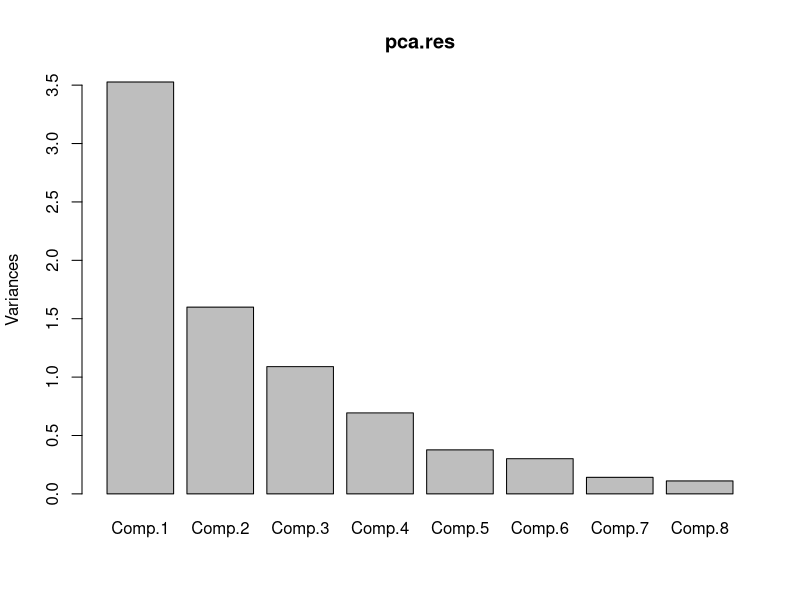
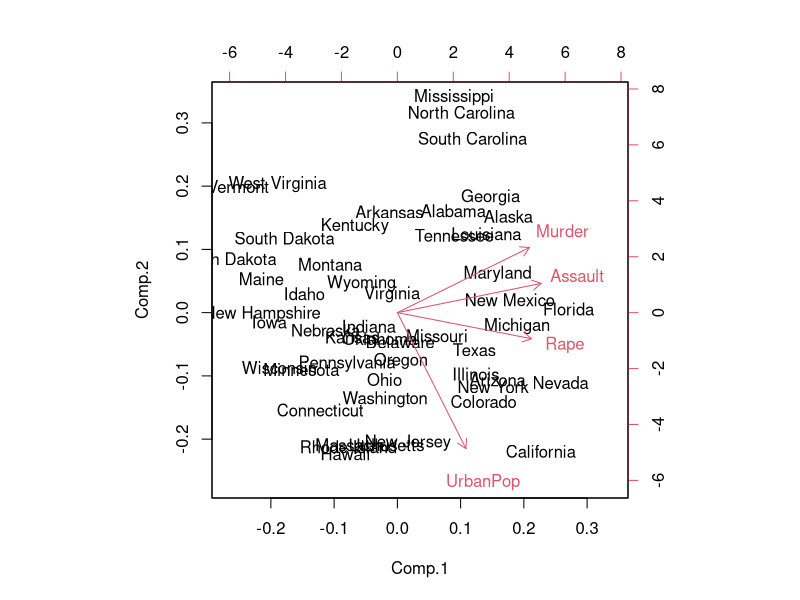
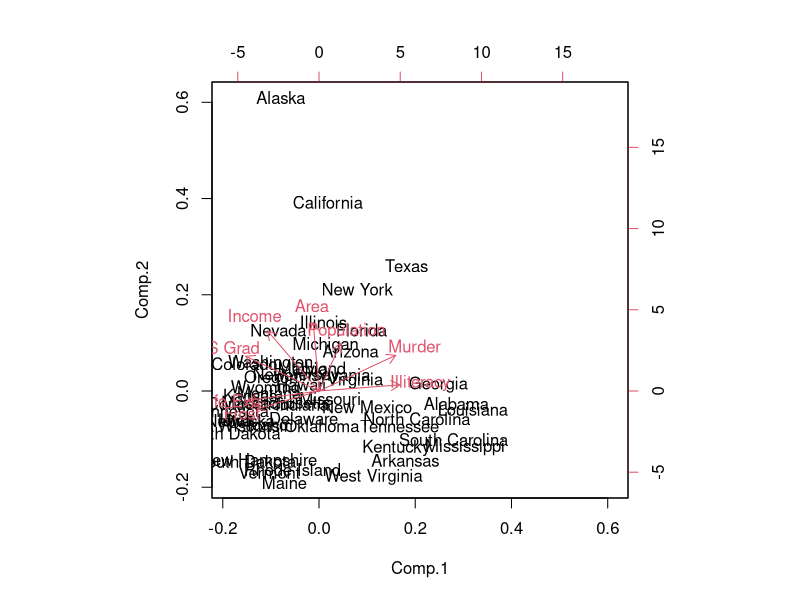

Recreate these plots in R, in order. (Note: this script raises an error after producing the figures.)
x <- USArrests
x <- scale(x)

#PCA
pca.res = princomp(x)
summary(pca.res)
loadings(pca.res) # small values are not printed
z <- pca.res$scores # scores 

# alternative view based on SVD:
s <- svd(x)
s$v

# Note that we can recover x as follows:
x.hat <- z%*%t(s$v)


pdf('pca_usarrests.pdf')
biplot(pca.res)
dev.off()


# since the above dataset is low dimensional, we continue our illustration using the state.x77 dataset available in R
x <- scale(state.x77)
pca.res <- princomp(x)

pdf('pca_states.pdf')
biplot(pca.res)
dev.off()

#scree plot
plot(pca.res)
df <- data.frame(PC = 1:length((pca.res$sdev)), Variance = (pca.res$sdev)^2)
pdf('scree_states.pdf')
qplot(PC, Variance, data= df, geom='line')
dev.off()
# cumulative percent of variance explained

cumvar <- 100*stats:::summary.prcomp(pca.res)$importance[3, ]
df <- data.frame(PC = 1:length((cumvar)), VarianceExplained = cumvar)

pdf('var_states.pdf')
qplot(PC, cumvar, data=df, geom='line', ylab='Cumulative variance (%)')
dev.off()

#Scores
z = pca.res$scores[, 1:4]



#Factor Analysis
fa.res <- factanal(x, 2, scores='regression')
print(fa.res)

pdf('fa_states.pdf')
biplot(fa.res$scores[, 1:2], fa.res$loadings[,1:2] )
dev.off()


# ICA
library(fastICA)

# Examples from the fastICA package

# Example1: data generated from two independent uniform variables
S <- matrix(runif(1000), 500, 2)

# A is the mixing matrix
A <- matrix(c(1, 1, -1, 3), 2, 2, byrow = TRUE)

# This is the observed data
X <- S %*% A

# using ICA to identify two independent components
a <- fastICA(X, 2, alg.typ = "parallel", fun = "logcosh", alpha = 1,
             method = "C", row.norm = FALSE, maxit = 200,
             tol = 0.0001, verbose = TRUE)

pdf('ica_example1.pdf')
par(mfrow = c(2, 2))
plot(S, main = "Original data",
     xlab = "", ylab = "")
plot(a$X, xlab = "", ylab = "", main = "Pre-processed data")
plot(a$X %*% a$K,xlab = "", ylab = "", main = "PCA components")
plot(a$S, xlab = "", ylab = "", main = "ICA components")
dev.off()


# Example 2: two independent sources
S <- cbind(sin((1:1000)/20), rep((((1:200)-100)/100), 5))
A <- matrix(c(0.291, 0.6557, -0.5439, 0.5572), 2, 2)
X <- S %*% A
a <- fastICA(X, 2, alg.typ = "parallel", fun = "logcosh", alpha = 1,
             method = "R", row.norm = FALSE, maxit = 200,
             tol = 0.0001, verbose = TRUE)

pdf('ica_example2.pdf')
par(mfcol = c(2, 4))
plot(1:1000, S[,1 ], type = "l", main = "Original Signals",
     xlab = "", ylab = "")
plot(1:1000, S[,2 ], type = "l", xlab = "", ylab = "")
plot(1:1000, X[,1 ], type = "l", main = "Mixed Signals",
     xlab = "", ylab = "")
plot(1:1000, X[,2 ], type = "l", xlab = "", ylab = "")
plot(1:1000, (a$X %*% a$K)[, 1], type = "l", main = "PCA source estimates",
     xlab = "", ylab = "")
plot(1:1000, (a$X %*% a$K)[, 2], type = "l", xlab = "", ylab = "")
plot(1:1000, a$S[,1 ], type = "l", main = "ICA source estimates",
     xlab = "", ylab = "")
plot(1:1000, a$S[, 2], type = "l", xlab = "", ylab = "")
dev.off()
